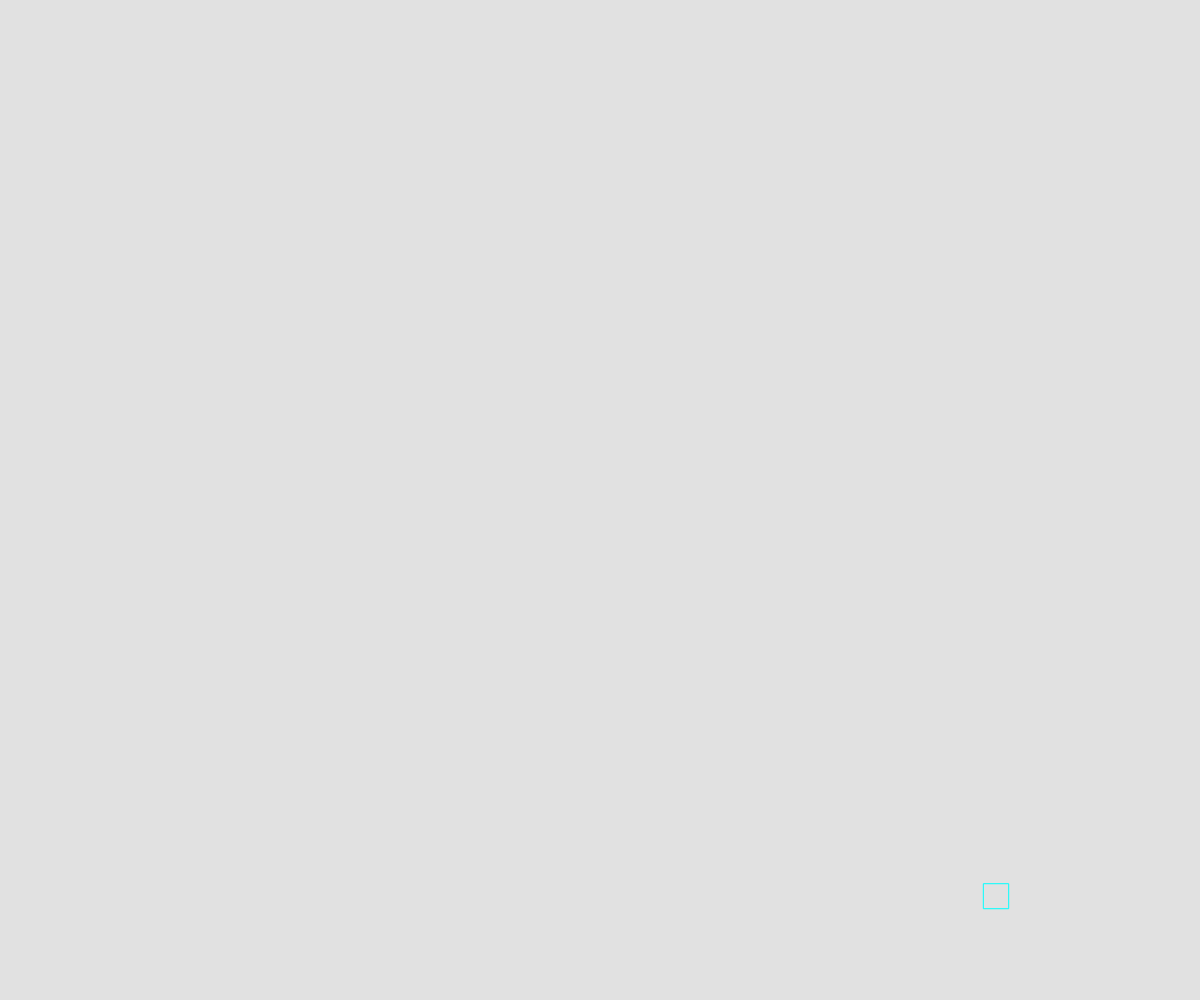
Frame 1 (no input)
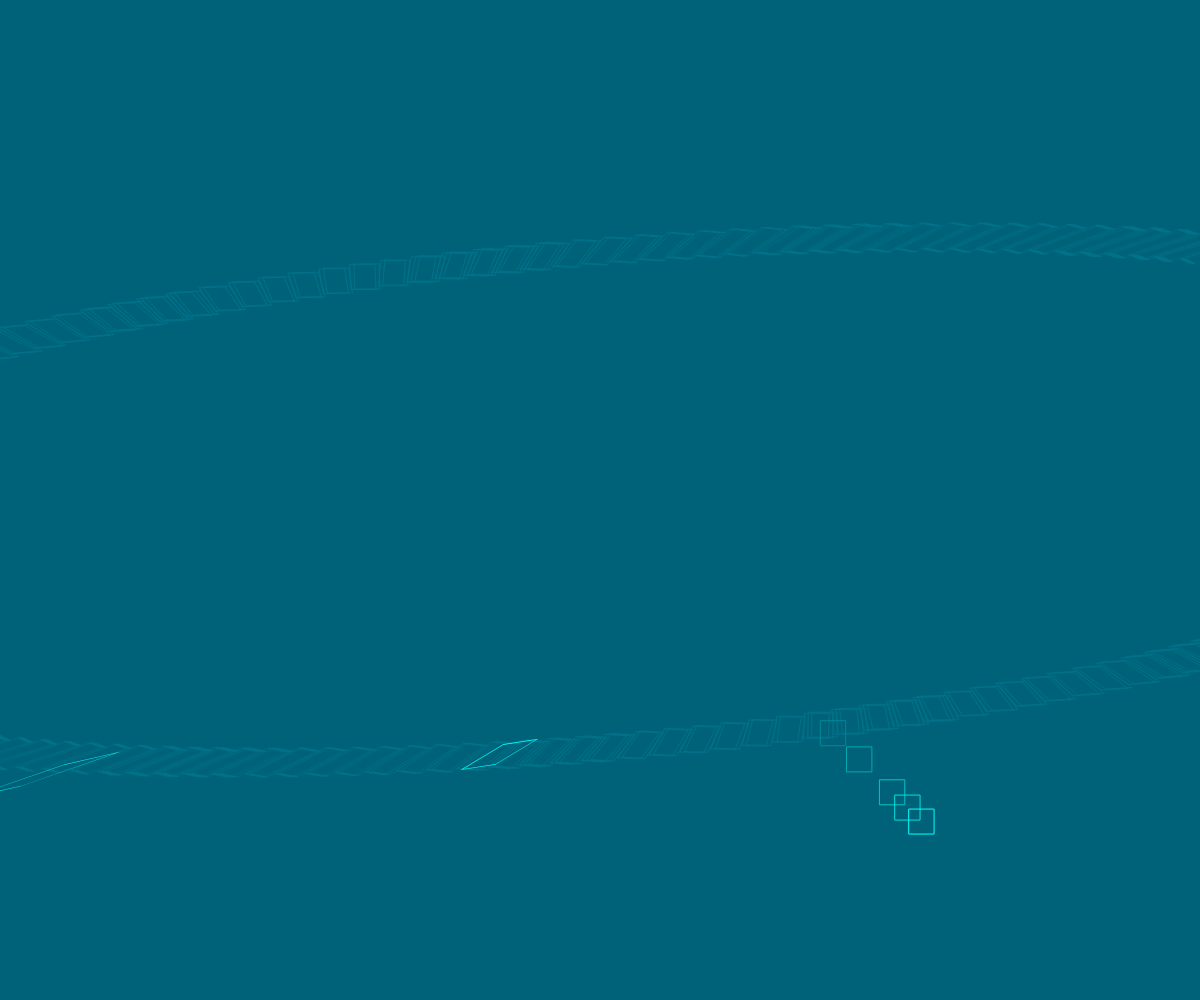
Frame 60 (no input)
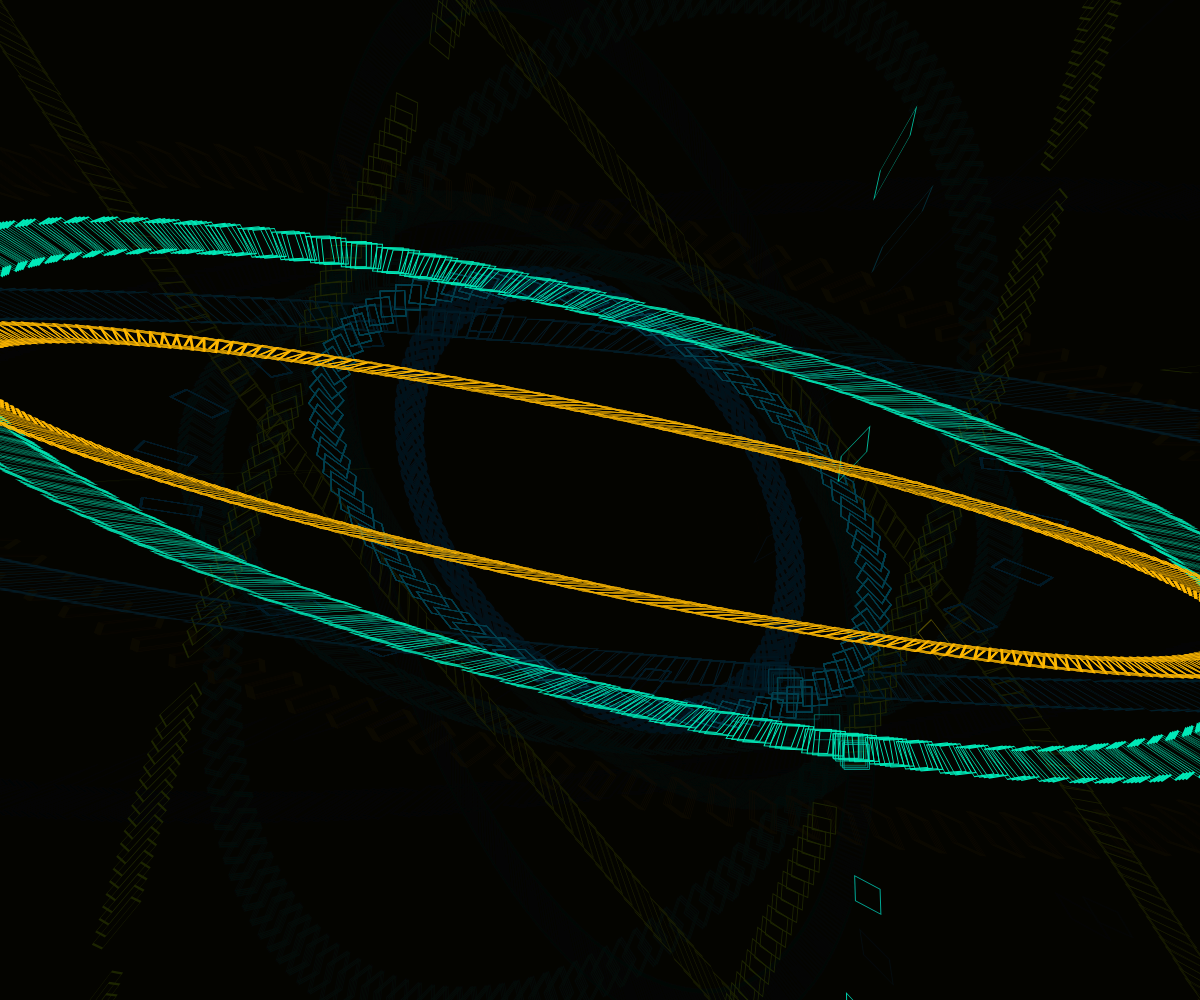
Frame 120 (the mouse pressed at the canvas centre since frame 60)

The p5.js sketch that drew these frames (run headless with seeded random() and noise() and a simulated clock; from frame 60 on, the mouse is pressed at the canvas centre):

// p5.js sketch
// ── sketch.js
function setup() {
  createCanvas(windowWidth, windowHeight);
  // rectMode(CENTER);
}

function draw() {
  background(0, 30);
  noFill();
  var noise1 = noise(.06 * frameCount) * width / 2;
  var noise2 = noise(.07 * frameCount) * width / 2;
  var noise3 = noise(.08 * frameCount) * width / 2;
  var noise4 = noise(.09 * frameCount) * height / 2;
  translate(width / 2, height / 2);
  stroke(0, noise1, noise2);

  for (let x = 0; x <= width; x += 50) {
    for (let y = 0; y <= height; y += 50) {
      rect(noise1, noise1, 25, 25);
      shearX(noise2);
      shearY(noise4);
      // scale(noise2 / 100, noise3 / 100);
    }
  }
  stroke(noise3, noise2, 0);
  for (let x = width; x >= 0; x -= 50) {
    for (let y = height; y >= 0; y -= 50) {
      rect(noise2, noise2, 25, 25);
      shearX(noise1);
      shearY(noise3);
      // scale(noise1 / 100, noise4 / 1000);
    }
  }
  // stroke(noise3, 0, noise4);
  // for (let x = width; x >= 0; x -= 50) {
  //   for (let y = height; y >= 0; y -= 50) {
  //     rect(noise3, noise3, 25, 25);
  //     shearX(noise3);
  //     shearY(noise2);
  //     scale(noise4 / 1000, noise1 / 100);
  //   }
  // }
  // stroke(noise4, noise1, 0);
  // for (let x = width; x >= 0; x -= 50) {
  //   for (let y = height; y >= 0; y -= 50) {
  //     rect(noise4, noise4, 25, 25);
  //     shearX(noise4);
  //     shearY(noise1);
  //     scale(noise3 / 1000, noise2 / 100);
  //   }
  // }
  //   for (let x1 = 0; x1 <= width; x1 += 25) {
  //     for (let x2 = 0; x2 <= width; x2 += 50) {
  //       for (let y1 = 0; y1 <= height; y1 += 25) {
  //         for (let y2 = 0; y2 <= height; y2 += 50) {
  //           for (let x3 = 0; x3 <= width; x3 += 10) {
  //             for (let y3 = 0; y3 <= height; y3 += 5) {
  //               bezier(noise(x1 / 10) * frameCount, noise(y1 / 10), noise(x2 / 10), noise(y2 / 10), noise(x3 / 10), noise(y3 / 10));
  //             }
  //           }
  //         }
  //       }
  //     }
  //   }
}
